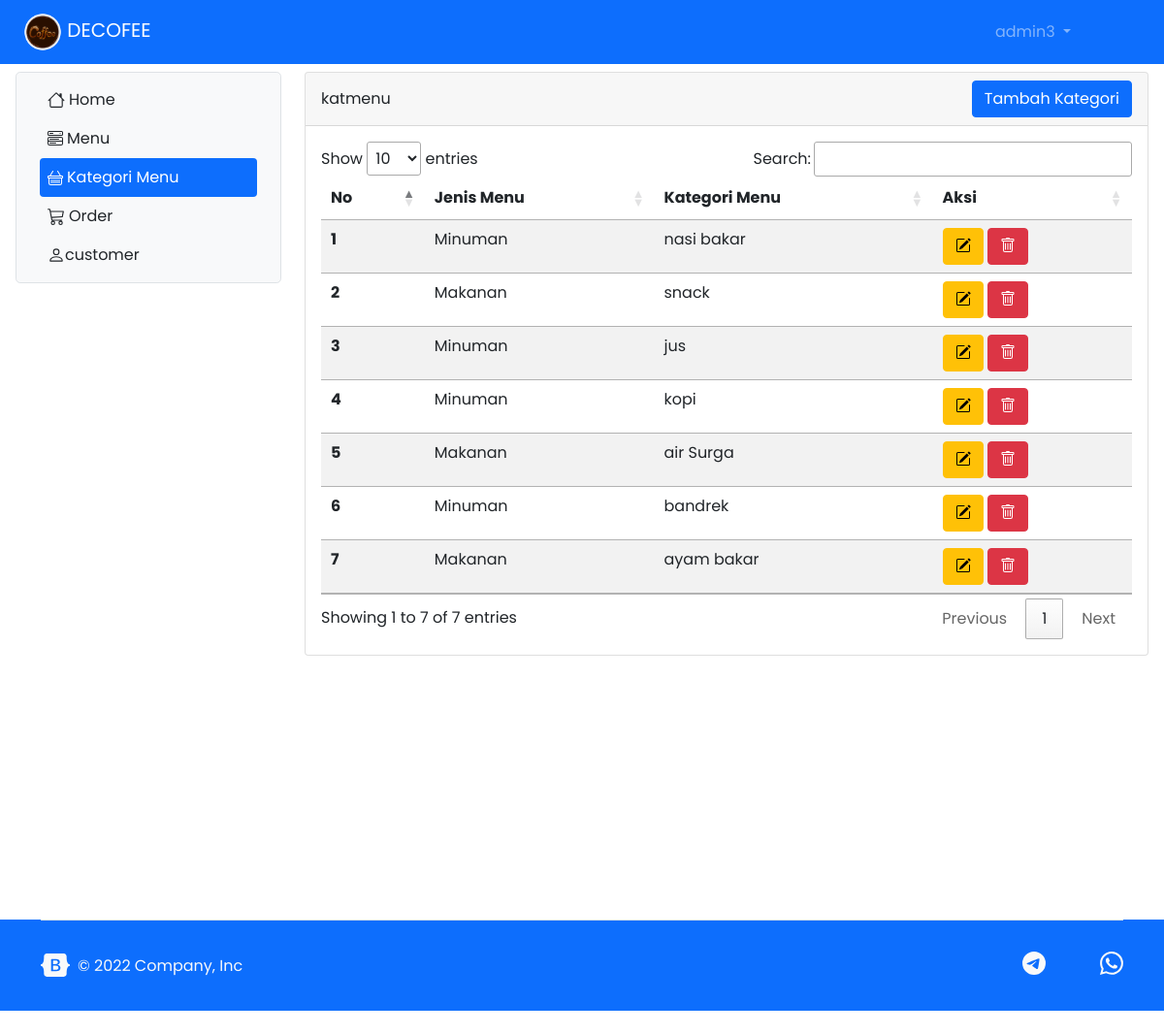
The page /katmenu (signed in) on the database its author committed.
### tables this page shows
CREATE TABLE IF NOT EXISTS `user` (
  `id` int NOT NULL AUTO_INCREMENT,
  `nama` varchar(200) DEFAULT NULL,
  `username` varchar(200) DEFAULT NULL,
  `password` varchar(200) DEFAULT '202cb962ac59075b964b07152d234b70',
  `level` int DEFAULT NULL,
  `nohp` varchar(15) DEFAULT NULL,
  `alamat` varchar(200) DEFAULT NULL,
  PRIMARY KEY (`id`)
);

CREATE TABLE IF NOT EXISTS `kategori_menu` (
  `id` int NOT NULL AUTO_INCREMENT,
  `jenis_menu` int DEFAULT NULL,
  `kategori_menu` varchar(50) DEFAULT NULL,
  PRIMARY KEY (`id`)
);

### katmenu.php (the view, shortened to what this page needs)
<?php
$resultUser = mysqli_query($koneksi, "SELECT * FROM kategori_menu");
while ($record = mysqli_fetch_assoc($resultUser)) {
  $ulu[] = $record;
}
?>
<div class="card">
  <div class="card-header d-flex justify-content-between align-items-center">
    <div><?= $_GET["halaman"]; ?></div>
    <div>
      <button class="btn btn-primary" data-bs-toggle="modal" data-bs-target="#tambahKategori">Tambah Kategori</button>
    </div>
  </div>
  <div class="card-body">
    <div class="table-responsive">
      <script>
        var nama = document.getElementById('nama')
        setTimeout(() => {
          nama.style.display = 'none'
        }, 5000);
      </script>
      <table id="table_id" class="table table-striped table-hover">
        <thead>
          <tr>
            <th scope="col">No</th>
            <th scope="col">Jenis Menu</th>
            <th scope="col">Kategori Menu</th>
            <th scope="col">Aksi</th>
          </tr>
        </thead>
        <tbody>
          <?php
          $no = 1;
          foreach ($ulu as $rowUser) :
          ?>
            <tr>
              <th scope="row"><?= $no; ?></th>
              <td><?php echo ($rowUser["jenis_menu"] == 1) ? "Makanan" : "Minuman" ?></td>
              <td><?= $rowUser["kategori_menu"]; ?></td>
              <td class="d-flex">
                <button class="me-1 btn btn-warning" data-bs-toggle="modal" data-bs-target="#editMenu<?= $rowUser['id']; ?>">
                </button>
                <button class="me-1 btn btn-danger" data-bs-toggle="modal" data-bs-target="#deleteKategori<?= $rowUser['id']; ?>">
                </button>
              </td>
            </tr>
          <?php
            $no++;
          endforeach
          ?>
        </tbody>
      </table>
    </div>
  </div>
</div>

### widget/navbar.php (shortened to what this page needs)
<nav class="navbar navbar-expand-lg navbar-dark bg-primary container-fluid sticky-top">
  <div class="container-fluid">
    <a class="navbar-brand" href="."> <img width="40" src="src/img/kupi.png" alt=""> DECOFEE</a>
    <div class="position-absolute" style="right:0px; margin-right: 2rem;">
      <a class="nav-link link-light dropdown-toggle opacity-50 me-md-5" href="#" role="button" data-bs-toggle="dropdown" aria-expanded="false">
        <?= $row["username"]; ?>
      </a>
    </div>
  </div>
</nav>

### src/css/style.css (style rules this page uses)
body { overflow-x: hidden; }
.bi { vertical-align: -0.125em; fill: currentColor; }

### main.php (style rules this page uses)
* { font-family: 'Poppins', sans-serif; }

### rows shown on the page
user: username "admin3"
kategori_menu: jenis_menu "Minuman", kategori_menu "nasi bakar"
kategori_menu: jenis_menu "Makanan", kategori_menu "snack"
kategori_menu: jenis_menu "Minuman", kategori_menu "jus"
kategori_menu: jenis_menu "Minuman", kategori_menu "kopi"
kategori_menu: jenis_menu "Makanan", kategori_menu "air Surga"
kategori_menu: jenis_menu "Minuman", kategori_menu "bandrek"
kategori_menu: jenis_menu "Makanan", kategori_menu "ayam bakar"

### other values the page prints
$_GET["halaman"] "katmenu"
